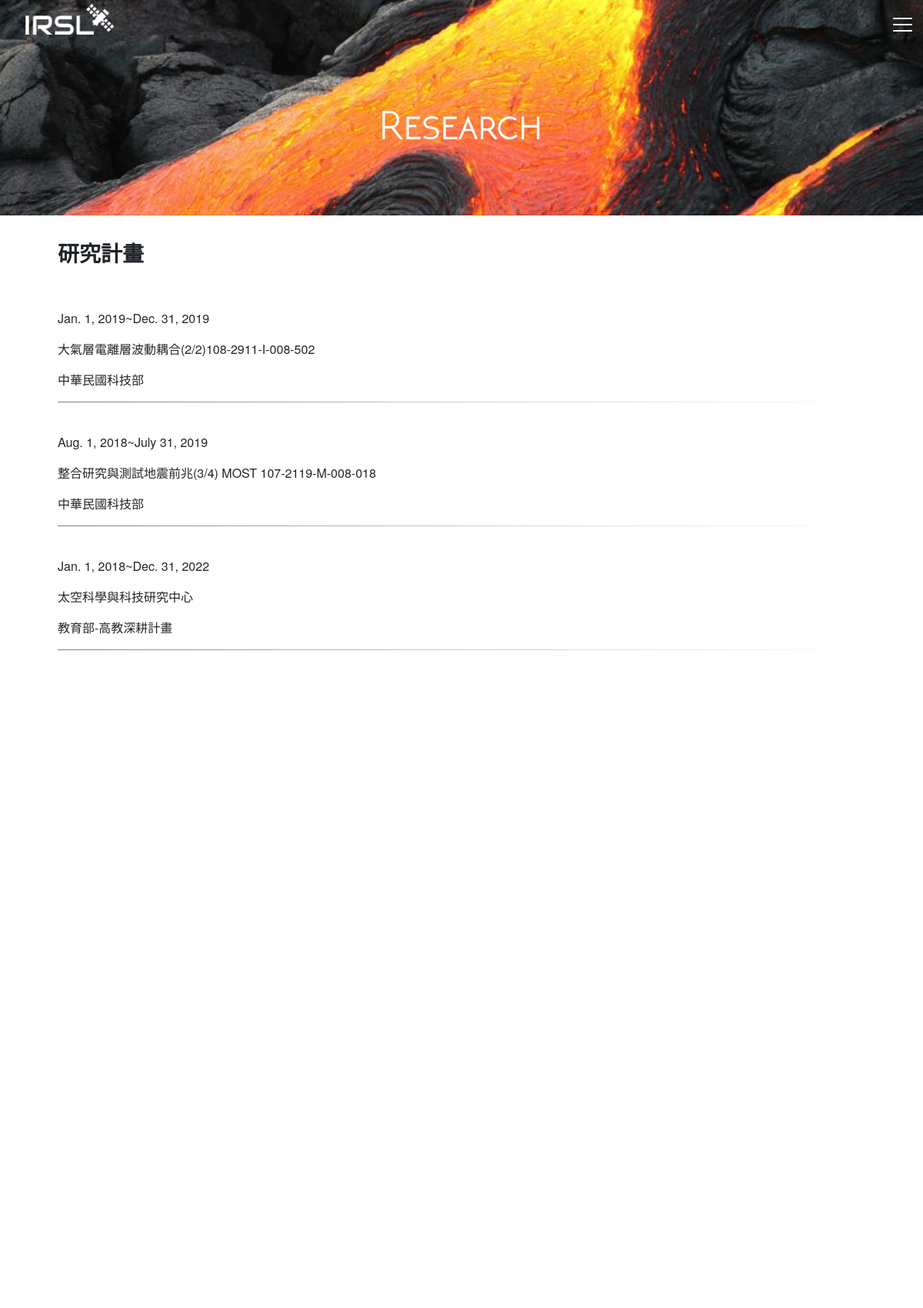
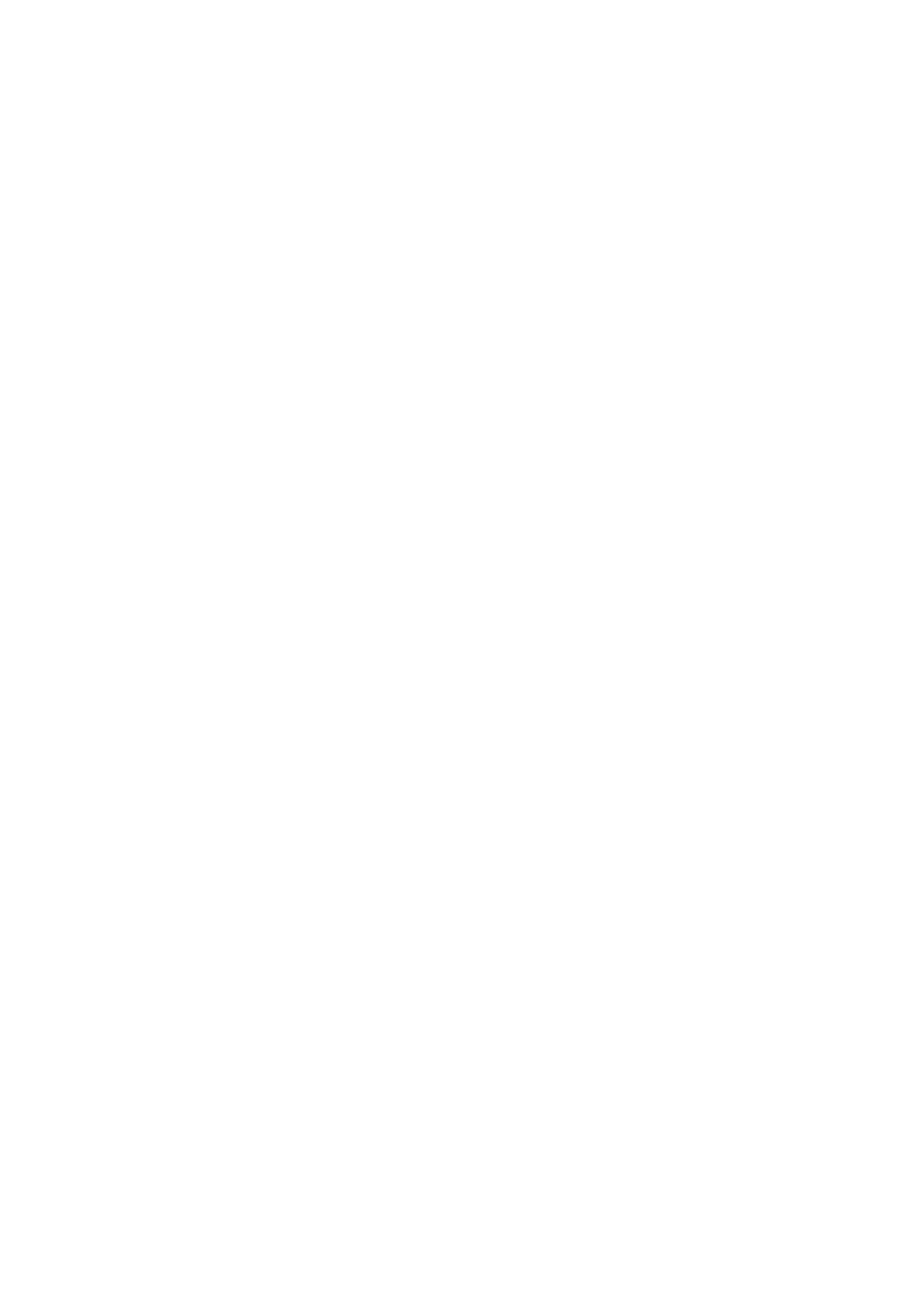
Screenshot of /research/ (upper part) with the database file from the repository (2 pictures, top to bottom).
### research/models.py (models this page shows, shortened)
class Research(models.Model):
	start = models.DateField()
	end   = models.DateField()
	title = models.CharField(max_length=500)
	organization = models.ForeignKey(Organization,on_delete=models.CASCADE, default=1)
	class Meta:
		verbose_name_plural = 'Researches'
		ordering = ['-start','-end']

class Organization(models.Model):
	name = models.CharField(max_length=200)
	class Meta:
		ordering = ['name']
	def __str__(self):
		return self.name

### research/views.py (the view)
# urls.py: path('research/', research, name='research'),
def research(request):
	context = {
		  'researches' : Research.objects.all()
	}
	return render(request, 'research.html', context)

### templates/research.html (shortened to what this page needs)
{% extends 'base.html' %}
{% block banner_title %}
	Research
{% endblock %}
{% block body_content %}
        <div class="content-fade container mb-5">
            <div class="row">
                <div class="content col align-self-center text-justify">
                    <h3>研究計畫</h3>
			  <br>
			  {% for research in researches%}
			  <div class="hideme"><br/>
			  	<p>{{research.start}}~{{research.end}} </p>
			  	<p>{{research.title}}  </p>
			  	<p>{{research.organization}}</p>
			  	<hr class="s2"/>
			  </div>
			  {% endfor %}
                </div>
            </div>
	  </div>
{% endblock %}

### static/css/style.css (style rules this page uses)
body { font-family: "Helvetica Neue", Helvetica, Arial, "微軟正黑體", "微软雅黑", sans-serif; }
h2, h3, h4, h5 { font-weight: bold; }
hr.s2 { border: 0; height: 1px; background-image: linear-gradient(to right, rgba(0, 0, 0, 0.5), rgba(0, 0, 0, 0.2), rgba(0, 0, 0, 0)); }
.hideme { opacity: 0; }
.content-fade { animation:fin 2s; }
.fadein { animation:fin 1s; opacity: 1 !important; }
@media only screen and (max-width : 1200px) and (min-width : 992px) { .container { width: 90%; } }

### rows the page displays
Research: start "Jan. 1, 2019", end "Dec. 31, 2019", title "大氣層電離層波動耦合(2/2)108-2911-I-008-502", organization "中華民國科技部"
Research: start "Aug. 1, 2018", end "July 31, 2019", title "整合研究與測試地震前兆(3/4) MOST 107-2119-M-008-018", organization "中華民國科技部"
Research: start "Jan. 1, 2018", end "Dec. 31, 2022", title "太空科學與科技研究中心", organization "教育部-高教深耕計畫"
